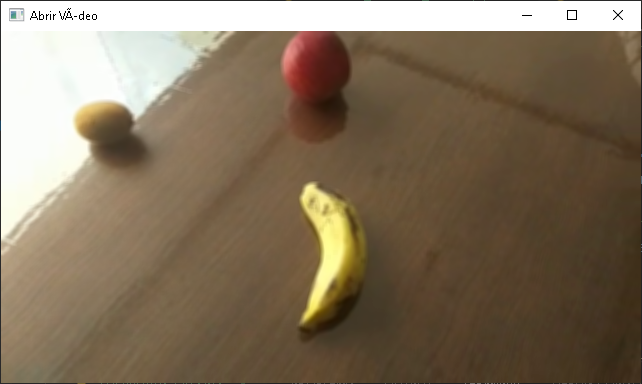
#> input picture Anexos, Imagens e Videos/h.png, 642 x 384 px, found by its file name
$ python Threshold_HSV.py
#> lines starting #> are read from the running program, lines starting #| are printed output that depends on the picture; after the words box and inside, x2 and y2 are one past the last pixel; in counts of white or black regions, pixels touching at a corner belong together
import cv2 as cv
from pathlib import Path

caminhoImagem = Path('Anexos, Imagens e Videos/h.png')
frame_HSV = None

max_value = 255
max_value_H = 360 // 2
low_H = 0
low_S = 0
low_V = 0
high_H = max_value_H
high_S = max_value
high_V = max_value
window_imagem = 'Imagem original'
window_trackbars = 'Janela threshold HSV'
window_deteccao = 'Imagem segmentada'
low_H_name = 'Low H'
low_S_name = 'Low S'
low_V_name = 'Low V'
high_H_name = 'High H'
high_S_name = 'High S'
high_V_name = 'High V'

def on_low_H_thresh_trackbar(val):
    global low_H
    global high_H
    low_H = val
    low_H = min(high_H-1, low_H)
    mostra_resultado()

def on_high_H_thresh_trackbar(val):
    global low_H
    global high_H
    high_H = val
    high_H = max(high_H, low_H+1)
    mostra_resultado()

def on_low_S_thresh_trackbar(val):
    global low_S
    global high_S
    low_S = val
    low_S = min(high_S-1, low_S)
    mostra_resultado()

def on_high_S_thresh_trackbar(val):
    global low_S
    global high_S
    high_S = val
    high_S = max(high_S, low_S+1)
    mostra_resultado()

def on_low_V_thresh_trackbar(val):
    global low_V
    global high_V
    low_V = val
    low_V = min(high_V-1, low_V)
    mostra_resultado()

def on_high_V_thresh_trackbar(val):
    global low_V
    global high_V
    high_V = val
    high_V = max(high_V, low_V+1)
    mostra_resultado()

def mostra_resultado():
    global frame_HSV
    frame_threshold = cv.inRange(frame_HSV, (low_H, low_S, low_V), (high_H, high_S, high_V))
    cv.imshow(window_deteccao, frame_threshold)

def main():
    cv.namedWindow(window_imagem)
    cv.namedWindow(window_trackbars)
    cv.createTrackbar(low_H_name, window_trackbars , low_H, max_value_H, on_low_H_thresh_trackbar)
#> slider 'Low H' is set to 36
    cv.createTrackbar(high_H_name, window_trackbars , high_H, max_value_H, on_high_H_thresh_trackbar)
    cv.createTrackbar(low_S_name, window_trackbars , low_S, max_value, on_low_S_thresh_trackbar)
#> slider 'Low S' is set to 51
    cv.createTrackbar(high_S_name, window_trackbars , high_S, max_value, on_high_S_thresh_trackbar)
    cv.createTrackbar(low_V_name, window_trackbars , low_V, max_value, on_low_V_thresh_trackbar)
#> slider 'Low V' is set to 51
    cv.createTrackbar(high_V_name, window_trackbars , high_V, max_value, on_high_V_thresh_trackbar)

    imagem = cv.imread(str(caminhoImagem))
#> imagem is the input picture: shape (384, 642, 3); mean B, G, R 93.2, 114.9, 131.3
    if imagem is None:
        print('Imagem não encontrada! Finalizando o programa...')
        exit()

    cv.imshow(window_imagem, imagem)
    global frame_HSV
    frame_HSV = cv.cvtColor(imagem, cv.COLOR_BGR2HSV)
#> frame_HSV: shape (384, 642, 3); mean H, S, V 18.2, 92.9, 131.7
    mostra_resultado()
#> in mostra_resultado, `frame_threshold = cv.inRange(frame_HSV, (low_H, low_S, low_V), (high_H..`: frame_threshold: shape (384, 642); every value is 255

    cv.waitKey(0)
#> in mostra_resultado (call 2), `frame_threshold = cv.inRange(frame_HSV, (low_H, low_S, low_V), (high_H..`:
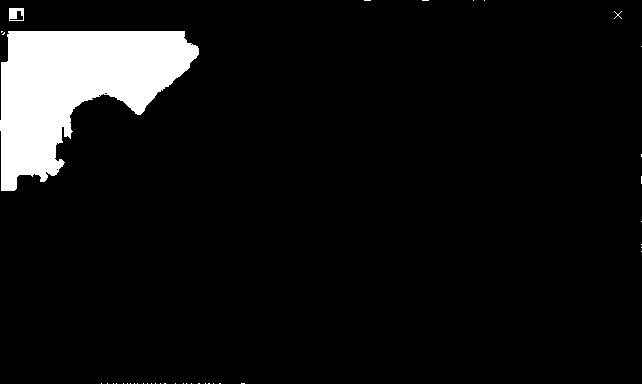
#> frame_threshold: shape (384, 642); 7.2% white; 41 white regions (39 under 20 px), largest, box (x1, y1, x2, y2) and area: (0, 31, 199, 191) 17620, (9, 8, 24, 21) 144
#> in mostra_resultado (call 4), `frame_threshold = cv.inRange(frame_HSV, (low_H, low_S, low_V), (high_H..`:
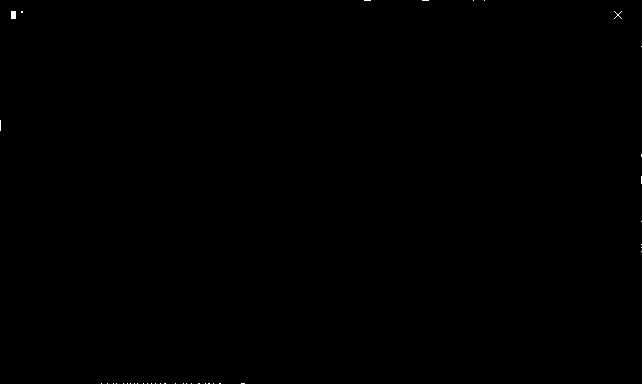
#> frame_threshold: shape (384, 642); 0.05% white in thin lines or dots
    cv.destroyAllWindows()

if __name__ == '__main__':
    main()

$ run again, with Anexos, Imagens e Videos/Frame1.png copied over Anexos, Imagens e Videos/h.png
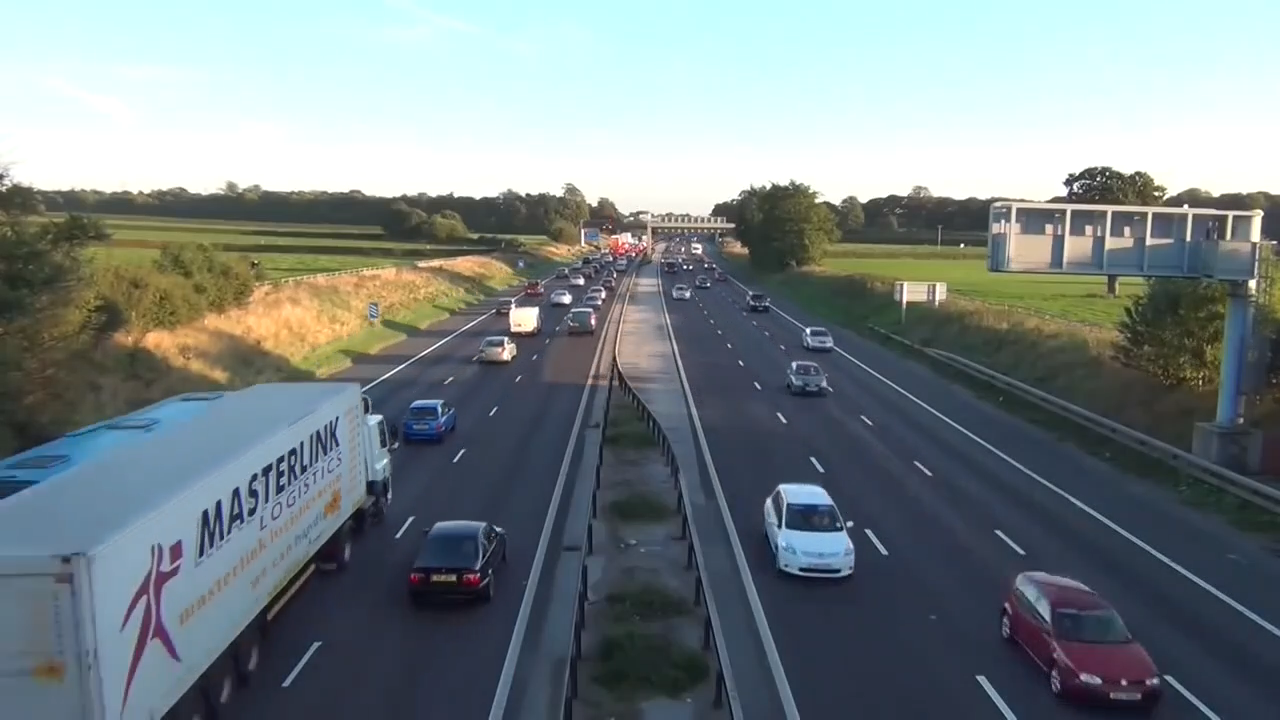
#> input picture Anexos, Imagens e Videos/Frame1.png, 1280 x 720 px, found by its file name
#> in main, imagem is the input picture: shape (720, 1280, 3); mean B, G, R 133.5, 130.9, 120.1
#> frame_HSV: shape (720, 1280, 3); mean H, S, V 82.6, 63.3, 141.1
#> frame_threshold: shape (720, 1280); every value is 255
#> in mostra_resultado (call 2), `frame_threshold = cv.inRange(frame_HSV, (low_H, low_S, low_V), (high_H..`:
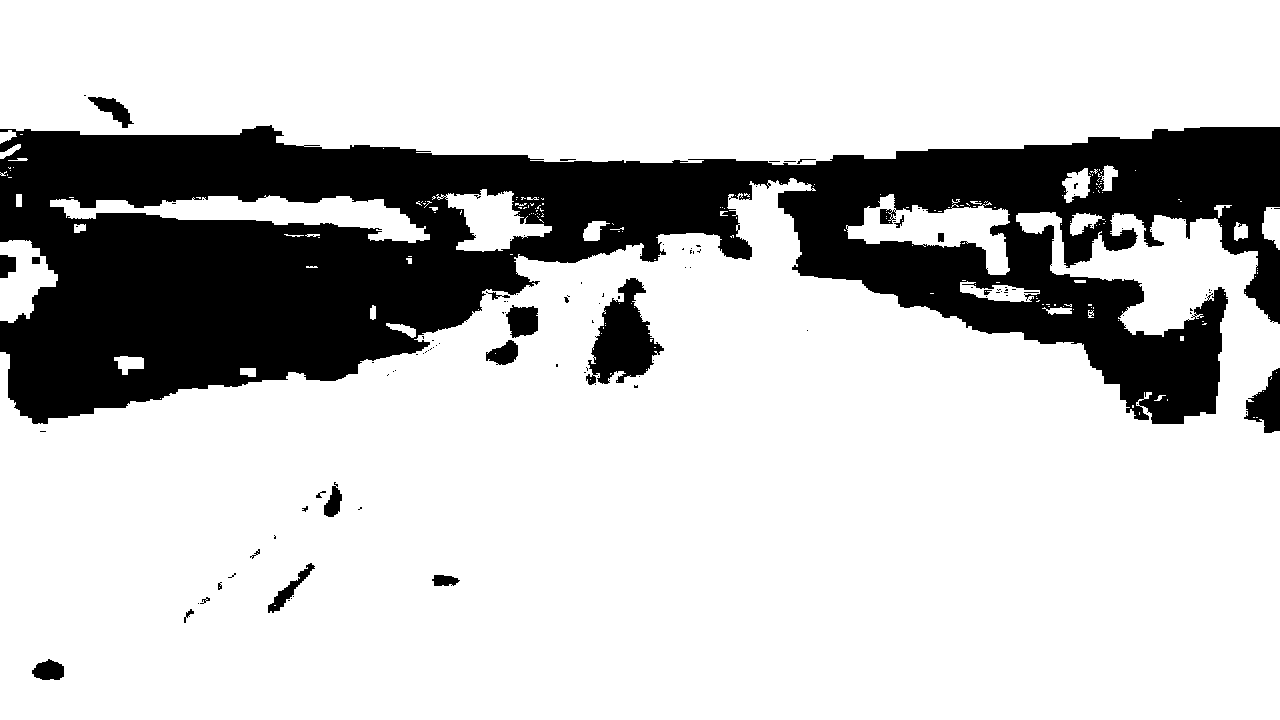
#> frame_threshold: shape (720, 1280); 77.5% white; 122 black regions (99 under 20 px), largest, box (x1, y1, x2, y2) and area: (0, 125, 1280, 424) 197035, (586, 278, 664, 385) 4283, (1244, 368, 1280, 433) 1320
#> in mostra_resultado (call 4), `frame_threshold = cv.inRange(frame_HSV, (low_H, low_S, low_V), (high_H..`:
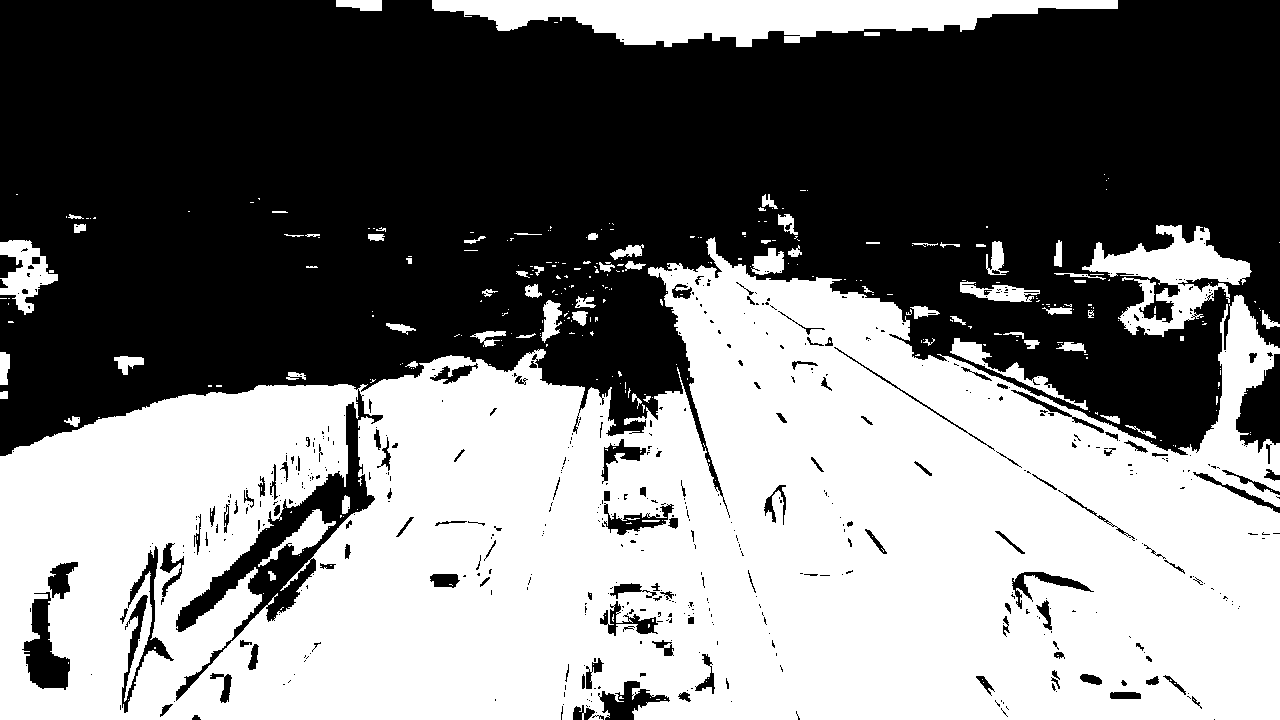
#> frame_threshold: shape (720, 1280); 48.7% white; 336 white regions (264 under 20 px), largest, box (x1, y1, x2, y2) and area: (0, 237, 1280, 720) 408954, (432, 0, 1118, 47) 18386, (1082, 225, 1252, 337) 7594
